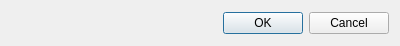
<?xml version="1.0" encoding="UTF-8"?>
<ui version="4.0">
 <class>colorPlannerDialogForm</class>
 <widget class="QDialog" name="colorPlannerDialogForm">
  <property name="geometry">
   <rect>
    <x>0</x>
    <y>0</y>
    <width>400</width>
    <height>46</height>
   </rect>
  </property>
  <property name="windowTitle">
   <string>Dialog</string>
  </property>
  <layout class="QVBoxLayout" name="verticalLayout">
   <item>
    <widget class="QDialogButtonBox" name="buttonBox">
     <property name="orientation">
      <enum>Qt::Horizontal</enum>
     </property>
     <property name="standardButtons">
      <set>QDialogButtonBox::Cancel|QDialogButtonBox::Ok</set>
     </property>
    </widget>
   </item>
  </layout>
 </widget>
 <resources/>
 <connections>
  <connection>
   <sender>buttonBox</sender>
   <signal>accepted()</signal>
   <receiver>colorPlannerDialogForm</receiver>
   <slot>accept()</slot>
   <hints>
    <hint type="sourcelabel">
     <x>248</x>
     <y>254</y>
    </hint>
    <hint type="destinationlabel">
     <x>157</x>
     <y>274</y>
    </hint>
   </hints>
  </connection>
  <connection>
   <sender>buttonBox</sender>
   <signal>rejected()</signal>
   <receiver>colorPlannerDialogForm</receiver>
   <slot>reject()</slot>
   <hints>
    <hint type="sourcelabel">
     <x>316</x>
     <y>260</y>
    </hint>
    <hint type="destinationlabel">
     <x>286</x>
     <y>274</y>
    </hint>
   </hints>
  </connection>
 </connections>
</ui>
